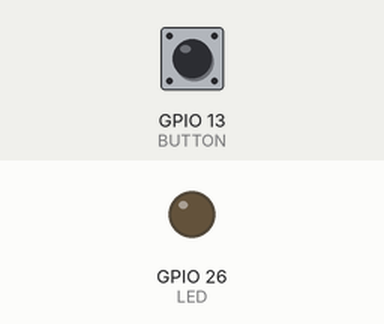
Bench run of a program on a simulated ESP32. On the bench: output pins drawn as LEDs (lit = HIGH). Inputs (shaded band) come from the test bench; at power-on: GPIO 13 (BUTTON) LOW.

Above: at 1.2 s.
1.3 s: GPIO 13 (BUTTON) pulled HIGH for 0.15 s
At 1.8 s:
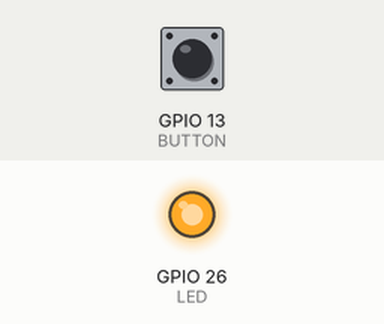
2.9 s: GPIO 13 (BUTTON) pulled HIGH for 1 s
At 4.3 s:
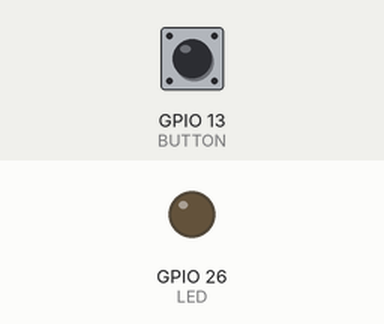
5.4 s: GPIO 13 (BUTTON) pulled HIGH for 3.2 s
At 6.2 s:
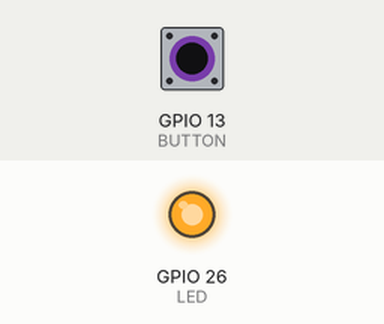
Timing chart, 0 to 8.4 s (numbered marks = the images above; inputs shaded):
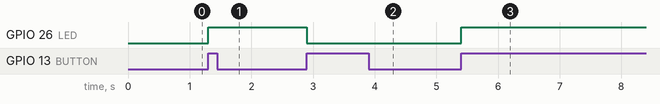

Measured:
- after the input at 1.3 s, GPIO 26 (LED): LOW → HIGH at once
- after the input at 2.9 s, GPIO 26 (LED): HIGH → LOW at once
- after the input at 5.4 s, GPIO 26 (LED): LOW → HIGH at once

The program:

main.cpp
```cpp
/*---------------------------------------------------------------------------*\

    E ngineering | Bosch ETS: Engineering Technical School
    T echnical   | IIoT Training: Industrial Internet of Things
    S chool      | Powertrain Solutions @ Bosch Brazil

\*---------------------------------------------------------------------------*/

/*--- Includes ---*/
#include <Arduino.h>

/*--- Hardware  ---*/
const uint8_t BUTTON = 13;
const uint8_t LED = 26;

/*--- Constants ---*/
const uint32_t DEBOUNCE = 50;

/*--- Variables ---*/
bool button_state = false;
bool last_button_state = false;
bool led_state = false;

/*--- Setup ---*/
void setup()
{
    // Hardware mapping
    pinMode(BUTTON, INPUT);
    pinMode(LED, OUTPUT);
}

/*--- Loop ---*/
void loop()
{
    last_button_state = button_state;
    button_state = digitalRead(BUTTON);

    if (button_state == HIGH && last_button_state == LOW)
    {
        led_state = !led_state;
        digitalWrite(LED, led_state);
    }

    delay(DEBOUNCE);
}
```
